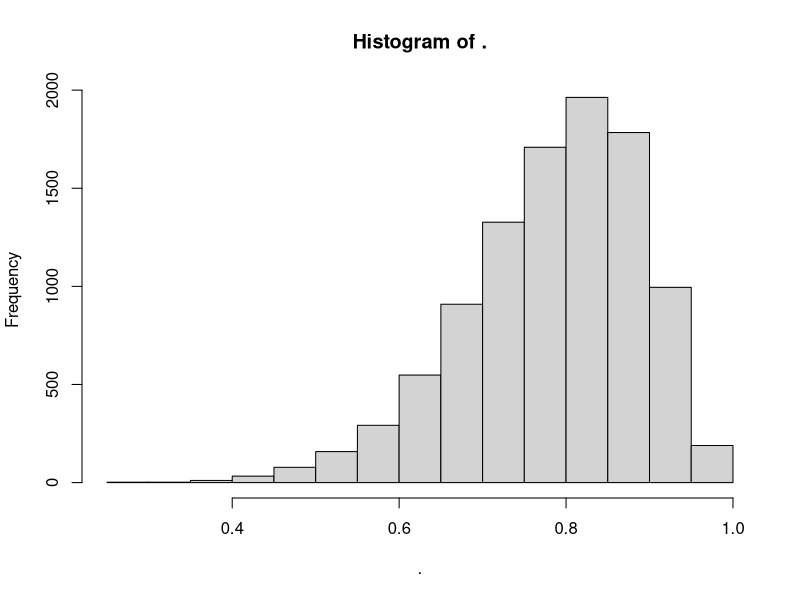

Recreate this plot in R.
library(tidyverse)

# (Y | pi) ~ Bin(10, pi)
# pi ~ Beta(2, 2)
# Observe: Y = 9

N <- 100
pi_grid <- seq(0, 1, length = N)
discrete_prior <- dbeta(pi_grid, 2, 2)
discrete_likelihood <- dbinom(9, 10, pi_grid)
post_probs <- (discrete_prior * discrete_likelihood) / sum((discrete_prior * discrete_likelihood))

sample(pi_grid, prob = post_probs, size = 10000, replace = T) %>%
  hist()
